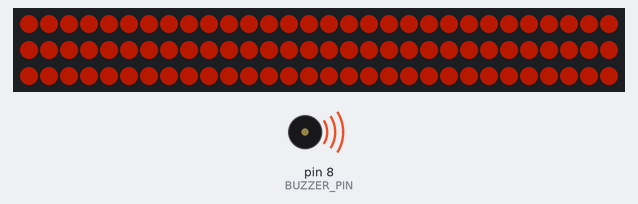
Simulated run of this sketch. Board: Arduino Uno, built with avr-gcc and run on an emulated ATmega328P. Parts: 90 RGB LEDs in strip order, left to right, continuing on the next row, buzzer (waves = sounding). Dim RGB values are drawn brighter than linear.

Above: at 0.78 s.
At 6.7 s:
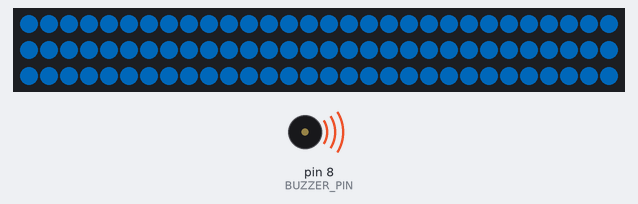
At 19.3 s:
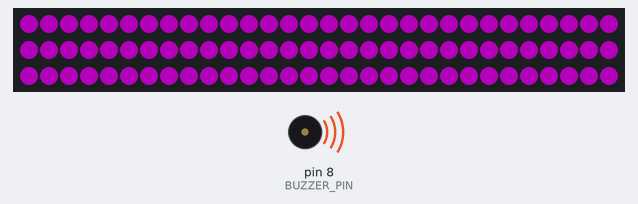
At 31.6 s:
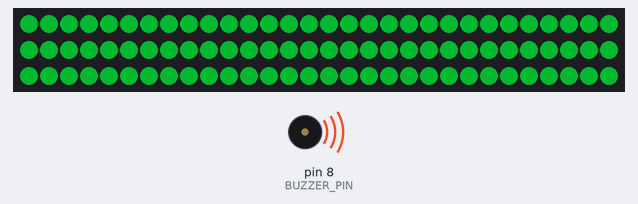
Timing chart, 0 to 40.0 s (numbered marks = the images above):
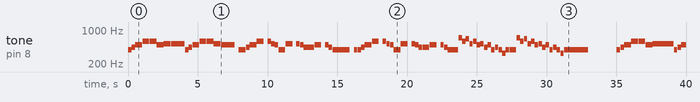

The sketch:

codigo.ino
```cpp
#include <Adafruit_NeoPixel.h>

const int BUZZER_PIN = 8;

const int LED_PIN = 6;
const int NUM_LEDS = 90;
const int BRILHO = 70;

Adafruit_NeoPixel strip(NUM_LEDS, LED_PIN, NEO_GRB + NEO_KHZ800);

// Frequencias das notas (Hz)
const int NOTE_E4 = 330;
const int NOTE_G4 = 392;
const int NOTE_A4 = 440;
const int NOTE_B4 = 494;
const int NOTE_C5 = 523;
const int NOTE_D5 = 587;
const int NOTE_E5 = 659;
const int NOTE_F5 = 698;

// Pausa musical
const int REST = 0;

// Andamento da musica (bpm)
int tempo = 120;

// Asa Branca - Luiz Gonzaga
int melody[] = {
  NOTE_G4, 8, NOTE_A4, 8, NOTE_B4, 4, NOTE_D5, 4, NOTE_D5, 4, NOTE_B4, 4,
  NOTE_C5, 4, NOTE_C5, 2, NOTE_G4, 8, NOTE_A4, 8,
  NOTE_B4, 4, NOTE_D5, 4, NOTE_D5, 4, NOTE_C5, 4,

  NOTE_B4, 2, REST, 8, NOTE_G4, 8, NOTE_G4, 8, NOTE_A4, 8,
  NOTE_B4, 4, NOTE_D5, 4, REST, 8, NOTE_D5, 8, NOTE_C5, 8, NOTE_B4, 8,
  NOTE_G4, 4, NOTE_C5, 4, REST, 8, NOTE_C5, 8, NOTE_B4, 8, NOTE_A4, 8,

  NOTE_A4, 4, NOTE_B4, 4, REST, 8, NOTE_B4, 8, NOTE_A4, 8, NOTE_G4, 8,
  NOTE_G4, 2, REST, 8, NOTE_G4, 8, NOTE_G4, 8, NOTE_A4, 8,
  NOTE_B4, 4, NOTE_D5, 4, REST, 8, NOTE_D5, 8, NOTE_C5, 8, NOTE_B4, 8,

  NOTE_G4, 4, NOTE_C5, 4, REST, 8, NOTE_C5, 8, NOTE_B4, 8, NOTE_A4, 8,
  NOTE_A4, 4, NOTE_B4, 4, REST, 8, NOTE_B4, 8, NOTE_A4, 8, NOTE_G4, 8,
  NOTE_G4, 4, NOTE_F5, 8, NOTE_D5, 8, NOTE_E5, 8, NOTE_C5, 8, NOTE_D5, 8, NOTE_B4, 8,

  NOTE_C5, 8, NOTE_A4, 8, NOTE_B4, 8, NOTE_G4, 8, NOTE_A4, 8, NOTE_G4, 8, NOTE_E4, 8, NOTE_G4, 8,
  NOTE_G4, 4, NOTE_F5, 8, NOTE_D5, 8, NOTE_E5, 8, NOTE_C5, 8, NOTE_D5, 8, NOTE_B4, 8,
  NOTE_C5, 8, NOTE_A4, 8, NOTE_B4, 8, NOTE_G4, 8, NOTE_A4, 8, NOTE_G4, 8, NOTE_E4, 8, NOTE_G4, 8,
  NOTE_G4, -2, REST, 4
};

// Dois inteiros por nota: (pitch, divisor)
int notes = sizeof(melody) / sizeof(melody[0]) / 2;
int wholenote = (60000 * 4) / tempo;
int divider = 0;
int noteDuration = 0;

// Mais proximo de 1.0 = buzzer ligado por mais tempo (volume percebido maior)
const float SUSTAIN_NOTA = 0.98;

// Todos os LEDs piscam juntos; a cor muda a cada nota.
void mostrarPiscaNaFita(int passo, bool ligado) {
  if (!ligado) {
    strip.clear();
    strip.show();
    return;
  }

  uint16_t hue = (uint16_t)(passo * 2500L);
  uint32_t cor = strip.gamma32(strip.ColorHSV(hue));
  strip.fill(cor, 0, NUM_LEDS);
  strip.show();
}

void setup() {
  pinMode(BUZZER_PIN, OUTPUT);

  strip.begin();
  strip.setBrightness(BRILHO);
  strip.clear();
  strip.show();
}

void loop() {
  for (int thisNote = 0; thisNote < notes * 2; thisNote += 2) {

    divider = melody[thisNote + 1];
    if (divider > 0) {
      noteDuration = wholenote / divider;
    } else {
      noteDuration = (wholenote / abs(divider));
      noteDuration = (int)(noteDuration * 1.5);
    }

    // efeito visual sincronizado com som (todos juntos)
    mostrarPiscaNaFita(thisNote / 2, true);

    int tempoLigado = 0;
    int tempoApagado = 0;

    // toca nota ou cria pausa
    if (melody[thisNote] == REST) {
      noTone(BUZZER_PIN);
      tempoLigado = 0;
      tempoApagado = noteDuration;
    } else {
      tempoLigado = (int)(noteDuration * SUSTAIN_NOTA);
      tempoApagado = noteDuration - tempoLigado;
      tone(BUZZER_PIN, melody[thisNote], tempoLigado);
    }

    delay(tempoLigado);
    noTone(BUZZER_PIN);

    mostrarPiscaNaFita(thisNote / 2, false);
    delay(tempoApagado);
  }

  // final da sequência
  noTone(BUZZER_PIN);
  strip.clear();
  strip.show();

  delay(1500); // pausa antes de repetir
}
```

Measured:
- by itself, tone on pin 8 (BUZZER_PIN): plays 392 Hz for 0.25 s, 440 Hz for 0.25 s, 494 Hz for 0.49 s, 587 Hz for 0.49 s, 587 Hz for 0.49 s, 494 Hz for 0.49 s … (94 notes in this stretch)
- what the display in image 0 shows lasts 0.5 s, from 0.5 s to 1.0 s
- what the display in image 1 shows lasts 1.0 s, from 6.7 s to 7.7 s
